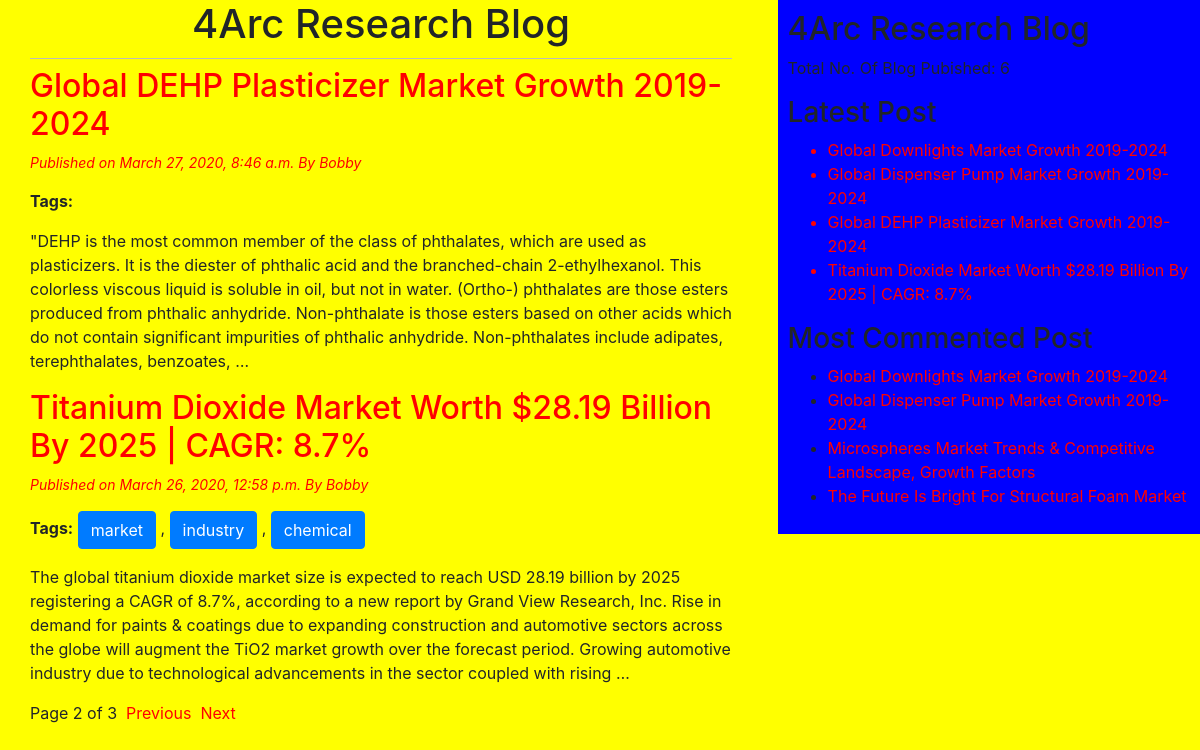
Screenshot of /?page=2 with the database file from the repository.
### blog/models.py (models this page shows, shortened)
class Post(models.Model):
    STATUS_CHOICES = (('draft','Draft'),('published','Published'))
    title = models.CharField(max_length=260)
    slug = models.SlugField(max_length=260,unique_for_date='publish')
    author = models.ForeignKey(User,related_name='blog_post', on_delete=models.CASCADE)
    body = models.TextField()
    publish = models.DateTimeField(default=timezone.now)
    created = models.DateTimeField(auto_now_add=True)
    updated = models.DateTimeField(auto_now=True)
    status = models.CharField(max_length=10,choices=STATUS_CHOICES,default='draft')
    objects = CustomManager()
    tags = TaggableManager()
    class Meta:
        ordering = ('-publish',)
    def get_absolute_url(self):
        return reverse('post_detail',args=[self.publish.year,self.publish.strftime('%m'),self.publish.strftime('%d'),self.slug])

### blog/views.py (the view)
# urls.py: path('', views.post_list_view),
def post_list_view(request,tag_slug=None):
    post_list = Post.objects.all()
    tag=None
    if tag_slug:
        tag = get_object_or_404(Tag,slug=tag_slug)
        post_list = post_list.filter(tags__in=[tag])
    paginator =Paginator(post_list,2)
    page_number = request.GET.get('page')
    try:
        post_list=paginator.page(page_number)
    except PageNotAnInteger:
        post_list=paginator.page(1)
    except EmptyPage:
        post_list=paginator.page(paginator.num_pages)
    return render(request,'blog/post_list.html',{'post_list': post_list,'tag':tag})

### blog/models.py (called while the page is built)
    def get_queryset(self):
        return super().get_queryset().filter(status='published')

### blog/templatetags/blog_tags.py (called while the page is built)
@register.simple_tag(name='tag_count')
def total_post():
    return Post.objects.count()

@register.inclusion_tag('blog/latest_post.html')
def show_latest_post():
    latest_post = Post.objects.order_by('-publish')[:4]
    return {'latest_post':latest_post}

@register.simple_tag
def get_most_Commented_post(count=4):
    return Post.objects.annotate(total_comment=Count('comments')).order_by('-total_comment')[:count]

### template/blog/post_list.html (shortened to what this page needs)
<!DOCTYPE html>
{% extends 'blog/base.html' %}
{% block content_block %}
<h1>4Arc Research Blog</h1>
{% for post in post_list %}
<a href = '{{post.get_absolute_url}}'><h2>{{post.title}}</h2></a>
<p id="date">Published on {{post.publish}} By {{post.author | title}}</p>
<p><b>Tags:</b>
     {%for tag in post.tags.all%}
      <a href="{% url 'post_list_by_tag_name' tag.slug %}" class="btn btn-primary"> {{tag.name}} </a>
    {% if not forloop.last %},{% endif %}
     {% endfor %}
{{post.body| truncatewords:70|linebreaks}}
{%endfor%}
{% include 'blog/pagination.html' with page=post_list %}
{% endblock %}

### template/blog/base.html (shortened to what this page needs)
<!DOCTYPE html>
{% load static%}
{% load blog_tags %}
<html lang="en">
<head>
    <link rel="stylesheet" href="https://stackpath.bootstrapcdn.com/bootstrap/4.3.1/css/bootstrap.min.css">
    <link rel="stylesheet" href="{% static 'css/blog.css'%}">
</head>
<body>
<div class="content">
    {% block content_block %} {% endblock %}
</div>
<div class="sidebar" >
    <h2>4Arc Research Blog</h2>
    <p>Total No. Of Blog Pubished: {% tag_count %}</p>
    <h3>Latest Post</h3>
    {% show_latest_post %}
    <h3>Most Commented Post</h3>
    {% get_most_Commented_post as most_commented_posts %}
    <ul>
        {% for post in most_commented_posts %}
       <li> <a href = '{{post.get_absolute_url}}'>{{post.title}}</a></li>
        {% endfor %}
    </ul>
</div>
</body>
</html>

### template/blog/latest_post.html (shortened to what this page needs)
<!DOCTYPE html>
<ul>
    {% for post in latest_post%}
    <a href = '{{post.get_absolute_url}}'><li>{{post.title}}</li></a>
    {% endfor %}
</ul>

### static/css/blog.css (style rules this page uses)
.content { width: 61%; float: left; padding: 0 0 0 30px; background: yellow; }
.sidebar { width: 35.2%; float: right; padding: 10px; background: blue; text: white; }
h1 { text-align: center; border-bottom: 1px solid #bbb; padding-bottom: 10px; }
body { background: yellow; }
#date,#comment { color: red; font-size: 14px; font-style : italic; }
a { color:red; }

### rows the page displays
Post: title "Global DEHP Plasticizer Market Growth 2019-2024", publish "March 27, 2020, 8:46 a.m.", author "Bobby", body "\"DEHP is the most common member of the class of phthalates, which are used as plasticizers. It is the diester of phthalic acid and the branched-chain 2-ethylhexanol. This colorless viscous liquid is soluble in oil, but not in water. (Ortho-) phthalates are those esters produced from phthalic anhydride. Non-phthalate is those esters based on other acids which do not contain significant impurities of phthalic anhydride. Non-phthalates include adipates, terephthalates, benzoates, …"
Post: title "Titanium Dioxide Market Worth $28.19 Billion By 2025 | CAGR: 8.7%", publish "March 26, 2020, 12:58 p.m.", author "Bobby", body "The global titanium dioxide market size is expected to reach USD 28.19 billion by 2025 registering a CAGR of 8.7%, according to a new report by Grand View Research, Inc. Rise in demand for paints & coatings due to expanding construction and automotive sectors across the globe will augment the TiO2 market growth over the forecast period. Growing automotive industry due to technological advancements in the sector coupled with rising …"
Tag: name "market"
Tag: name "industry"
Tag: name "chemical"
Post: title "Global Downlights Market Growth 2019-2024"
Post: title "Global Dispenser Pump Market Growth 2019-2024"
Post: title "Microspheres Market Trends & Competitive Landscape, Growth Factors"
Post: title "The Future Is Bright For Structural Foam Market"

### other values shown
{{ page.number }} "2"
{{ page.paginator.num_pages }} "3"
